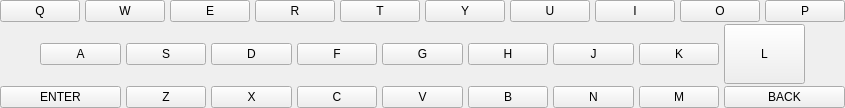
               <widget class="QWidget" name="keyboardWidget" native="true">
                <property name="sizePolicy">
                 <sizepolicy hsizetype="Preferred" vsizetype="Preferred">
                  <horstretch>0</horstretch>
                  <verstretch>0</verstretch>
                 </sizepolicy>
                </property>
                <property name="minimumSize">
                 <size>
                  <width>0</width>
                  <height>0</height>
                 </size>
                </property>
                <property name="maximumSize">
                 <size>
                  <width>1000</width>
                  <height>1000</height>
                 </size>
                </property>
                <property name="styleSheet">
                 <string notr="true"/>
                </property>
                <layout class="QVBoxLayout" name="verticalLayout_3">
                 <property name="spacing">
                  <number>2</number>
                 </property>
                 <property name="leftMargin">
                  <number>0</number>
                 </property>
                 <property name="topMargin">
                  <number>0</number>
                 </property>
                 <property name="rightMargin">
                  <number>0</number>
                 </property>
                 <property name="bottomMargin">
                  <number>0</number>
                 </property>
                 <item>
                  <layout class="QHBoxLayout" name="qwertyLayout">
                   <property name="spacing">
                    <number>5</number>
                   </property>
                   <item>
                    <widget class="QPushButton" name="QKeyButton">
                     <property name="text">
                      <string>Q</string>
                     </property>
                     <property name="green" stdset="0">
                      <bool>false</bool>
                     </property>
                     <property name="yellow" stdset="0">
                      <bool>false</bool>
                     </property>
                    </widget>
                   </item>
                   <item>
                    <widget class="QPushButton" name="WKeyButton">
                     <property name="text">
                      <string>W</string>
                     </property>
                     <property name="green" stdset="0">
                      <bool>false</bool>
                     </property>
                     <property name="yellow" stdset="0">
                      <bool>false</bool>
                     </property>
                    </widget>
                   </item>
                   <item>
                    <widget class="QPushButton" name="EKeyButton">
                     <property name="text">
                      <string>E</string>
                     </property>
                     <property name="green" stdset="0">
                      <bool>false</bool>
                     </property>
                     <property name="yellow" stdset="0">
                      <bool>false</bool>
                     </property>
                    </widget>
                   </item>
                   <item>
                    <widget class="QPushButton" name="RKeyButton">
                     <property name="text">
                      <string>R</string>
                     </property>
                     <property name="green" stdset="0">
                      <bool>false</bool>
                     </property>
                     <property name="yellow" stdset="0">
                      <bool>false</bool>
                     </property>
                    </widget>
                   </item>
                   <item>
                    <widget class="QPushButton" name="TKeyButton">
                     <property name="text">
                      <string>T</string>
                     </property>
                     <property name="green" stdset="0">
                      <bool>false</bool>
                     </property>
                     <property name="yellow" stdset="0">
                      <bool>false</bool>
                     </property>
                    </widget>
                   </item>
                   <item>
                    <widget class="QPushButton" name="YKeyButton">
                     <property name="text">
                      <string>Y</string>
                     </property>
                     <property name="green" stdset="0">
                      <bool>false</bool>
                     </property>
                     <property name="yellow" stdset="0">
                      <bool>false</bool>
                     </property>
                    </widget>
                   </item>
                   <item>
                    <widget class="QPushButton" name="UKeyButton">
                     <property name="text">
                      <string>U</string>
                     </property>
                     <property name="green" stdset="0">
                      <bool>false</bool>
                     </property>
                     <property name="yellow" stdset="0">
                      <bool>false</bool>
                     </property>
                    </widget>
                   </item>
                   <item>
                    <widget class="QPushButton" name="IKeyButton">
                     <property name="text">
                      <string>I</string>
                     </property>
                     <property name="green" stdset="0">
                      <bool>false</bool>
                     </property>
                     <property name="yellow" stdset="0">
                      <bool>false</bool>
                     </property>
                    </widget>
                   </item>
                   <item>
                    <widget class="QPushButton" name="OKeyButton">
                     <property name="text">
                      <string>O</string>
                     </property>
                     <property name="green" stdset="0">
                      <bool>false</bool>
                     </property>
                     <property name="yellow" stdset="0">
                      <bool>false</bool>
                     </property>
                    </widget>
                   </item>
                   <item>
                    <widget class="QPushButton" name="PKeyButton">
                     <property name="text">
                      <string>P</string>
                     </property>
                     <property name="green" stdset="0">
                      <bool>false</bool>
                     </property>
                     <property name="yellow" stdset="0">
                      <bool>false</bool>
                     </property>
                    </widget>
                   </item>
                  </layout>
                 </item>
                 <item>
                  <layout class="QHBoxLayout" name="asdLayout">
                   <property name="spacing">
                    <number>5</number>
                   </property>
                   <property name="sizeConstraint">
                    <enum>QLayout::SetDefaultConstraint</enum>
                   </property>
                   <item>
                    <spacer name="horizontalSpacer_5">
                     <property name="orientation">
                      <enum>Qt::Horizontal</enum>
                     </property>
                     <property name="sizeType">
                      <enum>QSizePolicy::Maximum</enum>
                     </property>
                     <property name="sizeHint" stdset="0">
                      <size>
                       <width>40</width>
                       <height>20</height>
                      </size>
                     </property>
                    </spacer>
                   </item>
                   <item>
                    <widget class="QPushButton" name="AKeyButton">
                     <property name="text">
                      <string>A</string>
                     </property>
                     <property name="green" stdset="0">
                      <bool>false</bool>
                     </property>
                     <property name="yellow" stdset="0">
                      <bool>false</bool>
                     </property>
                    </widget>
                   </item>
                   <item>
                    <widget class="QPushButton" name="SKeyButton">
                     <property name="text">
                      <string>S</string>
                     </property>
                     <property name="green" stdset="0">
                      <bool>false</bool>
                     </property>
                     <property name="yellow" stdset="0">
                      <bool>false</bool>
                     </property>
                    </widget>
                   </item>
                   <item>
                    <widget class="QPushButton" name="DKeyButton">
                     <property name="text">
                      <string>D</string>
                     </property>
                     <property name="green" stdset="0">
                      <bool>false</bool>
                     </property>
                     <property name="yellow" stdset="0">
                      <bool>false</bool>
                     </property>
                    </widget>
                   </item>
                   <item>
                    <widget class="QPushButton" name="FKeyButton">
                     <property name="text">
                      <string>F</string>
                     </property>
                     <property name="green" stdset="0">
                      <bool>false</bool>
                     </property>
                     <property name="yellow" stdset="0">
                      <bool>false</bool>
                     </property>
                    </widget>
                   </item>
                   <item>
                    <widget class="QPushButton" name="GKeyButton">
                     <property name="text">
                      <string>G</string>
                     </property>
                     <property name="green" stdset="0">
                      <bool>false</bool>
                     </property>
                     <property name="yellow" stdset="0">
                      <bool>false</bool>
                     </property>
                    </widget>
                   </item>
                   <item>
                    <widget class="QPushButton" name="HKeyButton">
                     <property name="text">
                      <string>H</string>
                     </property>
                     <property name="green" stdset="0">
                      <bool>false</bool>
                     </property>
                     <property name="yellow" stdset="0">
                      <bool>false</bool>
                     </property>
                    </widget>
                   </item>
                   <item>
                    <widget class="QPushButton" name="JKeyButton">
                     <property name="text">
                      <string>J</string>
                     </property>
                     <property name="green" stdset="0">
                      <bool>false</bool>
                     </property>
                     <property name="yellow" stdset="0">
                      <bool>false</bool>
                     </property>
                    </widget>
                   </item>
                   <item>
                    <widget class="QPushButton" name="KKeyButton">
                     <property name="text">
                      <string>K</string>
                     </property>
                     <property name="green" stdset="0">
                      <bool>false</bool>
                     </property>
                     <property name="yellow" stdset="0">
                      <bool>false</bool>
                     </property>
                    </widget>
                   </item>
                   <item>
                    <widget class="QPushButton" name="LKeyButton">
                     <property name="minimumSize">
                      <size>
                       <width>0</width>
                       <height>60</height>
                      </size>
                     </property>
                     <property name="text">
                      <string>L</string>
                     </property>
                     <property name="green" stdset="0">
                      <bool>false</bool>
                     </property>
                     <property name="yellow" stdset="0">
                      <bool>false</bool>
                     </property>
                    </widget>
                   </item>
                   <item>
                    <spacer name="horizontalSpacer_6">
                     <property name="orientation">
                      <enum>Qt::Horizontal</enum>
                     </property>
                     <property name="sizeType">
                      <enum>QSizePolicy::Maximum</enum>
                     </property>
                     <property name="sizeHint" stdset="0">
                      <size>
                       <width>40</width>
                       <height>20</height>
                      </size>
                     </property>
                    </spacer>
                   </item>
                  </layout>
                 </item>
                 <item>
                  <layout class="QHBoxLayout" name="lowLayout" stretch="3,2,2,2,2,2,2,2,3">
                   <property name="spacing">
                    <number>5</number>
                   </property>
                   <item>
                    <widget class="QPushButton" name="enterKeyButton">
                     <property name="text">
                      <string>ENTER</string>
                     </property>
                    </widget>
                   </item>
                   <item>
                    <widget class="QPushButton" name="ZKeyButton">
                     <property name="text">
                      <string>Z</string>
                     </property>
                     <property name="green" stdset="0">
                      <bool>false</bool>
                     </property>
                     <property name="yellow" stdset="0">
                      <bool>false</bool>
                     </property>
                    </widget>
                   </item>
                   <item>
                    <widget class="QPushButton" name="XKeyButton">
                     <property name="text">
                      <string>X</string>
                     </property>
                     <property name="green" stdset="0">
                      <bool>false</bool>
                     </property>
                     <property name="yellow" stdset="0">
                      <bool>false</bool>
                     </property>
                    </widget>
                   </item>
                   <item>
                    <widget class="QPushButton" name="CKeyButton">
                     <property name="text">
                      <string>C</string>
                     </property>
                     <property name="green" stdset="0">
                      <bool>false</bool>
                     </property>
                     <property name="yellow" stdset="0">
                      <bool>false</bool>
                     </property>
                    </widget>
                   </item>
                   <item>
                    <widget class="QPushButton" name="VKeyButton">
                     <property name="text">
                      <string>V</string>
                     </property>
                     <property name="green" stdset="0">
                      <bool>false</bool>
                     </property>
                     <property name="yellow" stdset="0">
                      <bool>false</bool>
                     </property>
                    </widget>
                   </item>
                   <item>
                    <widget class="QPushButton" name="BKeyButton">
                     <property name="text">
                      <string>B</string>
                     </property>
                     <property name="green" stdset="0">
                      <bool>false</bool>
                     </property>
                     <property name="yellow" stdset="0">
                      <bool>false</bool>
                     </property>
                    </widget>
                   </item>
                   <item>
                    <widget class="QPushButton" name="NKeyButton">
                     <property name="text">
                      <string>N</string>
                     </property>
                     <property name="green" stdset="0">
                      <bool>false</bool>
                     </property>
                     <property name="yellow" stdset="0">
                      <bool>false</bool>
                     </property>
                    </widget>
                   </item>
                   <item>
                    <widget class="QPushButton" name="MKeyButton">
                     <property name="text">
                      <string>M</string>
                     </property>
                     <property name="green" stdset="0">
                      <bool>false</bool>
                     </property>
                     <property name="yellow" stdset="0">
                      <bool>false</bool>
                     </property>
                    </widget>
                   </item>
                   <item>
                    <widget class="QPushButton" name="backKeyButton">
                     <property name="text">
                      <string>BACK</string>
                     </property>
                    </widget>
                   </item>
                  </layout>
                 </item>
                </layout>
               </widget>
